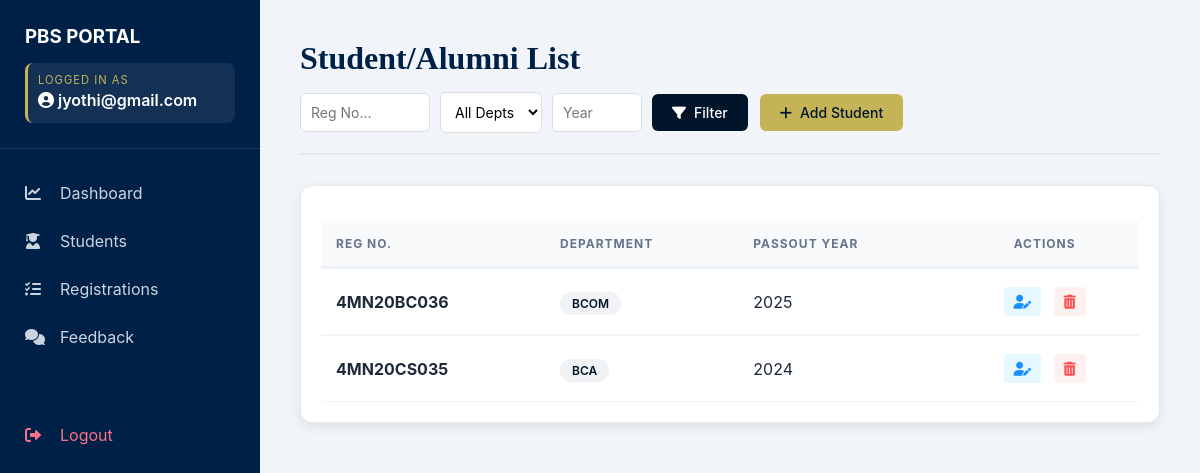
The app's page /events/manage-students/ (signed in) with its own data.
### accounts/models.py (models this page shows, shortened)
class Student(models.Model):
    register_number = models.CharField(max_length=20, unique=True,null=True, blank=True)
    department = models.CharField(max_length=5, choices=DEPARTMENT_CHOICES)
    passed_out_year = models.IntegerField()

### events/views.py (the view)
# urls.py: path('manage-students/', views.manage_students, name='manage_students'),
@login_required
def manage_students(request):
    students = Student.objects.all().order_by('-passed_out_year')
    reg_no = request.GET.get('search')
    dept = request.GET.get('department')
    year = request.GET.get('year')
    if reg_no:
        students = students.filter(register_number__icontains=reg_no)
    if dept:
        students = students.filter(department=dept)
    if year:
        students = students.filter(passed_out_year=year)
    return render(request, 'manage_students.html', {'students': students})

### templates/manage_students.html (shortened to what this page needs)
{% extends "admin_dashboard.html" %}
{% block content %}
<div class="header-section">
    <h1 style="color: #001529; margin: 0;">Student/Alumni List</h1>
    <div style="display: flex; gap: 12px; align-items: center; flex-wrap: wrap;">
        <form method="GET" action="{% url 'manage_students' %}" style="display: flex; gap: 10px; align-items: center; flex-wrap: wrap;">
            <input type="text" name="search" value="{{ request.GET.search|default:'' }}" placeholder="Reg No..." class="filter-input" style="width: 130px;">
            <select name="department" class="filter-input" style="background: white;">
                <option value="">All Depts</option>
            </select>
            <input type="number" name="year" value="{{ request.GET.year|default:'' }}" placeholder="Year" class="filter-input" style="width: 90px;">
            <button type="submit" class="btn-primary">
                <i class="fas fa-filter"></i> Filter
            </button>
        </form>
        <a href="{% url 'add_student' %}" class="btn-primary" style="background: #c5b358; color: #001529;">
            <i class="fas fa-plus"></i> Add Student
        </a>
    </div>
</div>
<div class="card">
    <table>
        <thead>
            <tr>
                <th>REG NO.</th>
                <th>DEPARTMENT</th>
                <th>PASSOUT YEAR</th>
                <th style="text-align: center;">ACTIONS</th>
            </tr>
        </thead>
        <tbody>
            {% for student in students %}
            <tr>
                <td><strong>{{ student.register_number }}</strong></td>
                <td><span class="badge">{{ student.department }}</span></td>
                <td>{{ student.passed_out_year }}</td>
                <td style="text-align: center;">
                    <a href="{% url 'edit_student' student.id %}" class="action-btn edit"><i class="fas fa-user-edit"></i></a>
                    <a href="{% url 'delete_student' student.id %}" class="action-btn delete" onclick="return confirm('Delete {{ student.register_number }}?')"><i class="fas fa-trash-alt"></i></a>
                </td>
            </tr>
            {% endfor %}
        </tbody>
    </table>
</div>
{% endblock %}

### templates/admin_dashboard.html (shortened to what this page needs)
<!DOCTYPE html>
<html lang="en">
  <head>
    <link
      rel="stylesheet"
      href="https://cdnjs.cloudflare.com/ajax/libs/font-awesome/6.0.0/css/all.min.css"
    />
  </head>
  <body>
    <div class="sidebar">
      <div class="sidebar-header">
        <h3>PBS PORTAL</h3>
        <div class="user-tag">
          <p
            style="font-size: 0.7rem; color: var(--accent); letter-spacing: 1px"
          >
            LOGGED IN AS
          </p>
          <p style="font-weight: 600; margin: 3px 0">
            <i class="fas fa-user-circle"></i> {{ request.user.username }}
          </p>
        </div>
      </div>
      <nav style="margin-top: 20px">
        <a
          href="{% url 'admin_dashboard' %}"
          class="menu-item {% if request.resolver_match.url_name == 'admin_dashboard' %}active{% endif %}"
        >
          <i class="fas fa-chart-line"></i><span>Dashboard</span>
        </a>
        <a href="{% url 'manage_students' %}" class="menu-item">
          <i class="fas fa-user-graduate"></i><span>Students</span>
        </a>
        <a href="{% url 'registered_users' %}" class="menu-item">
          <i class="fas fa-list-check"></i><span>Registrations</span>
        </a>
        <a href="{% url 'view_feedback' %}" class="menu-item">
          <i class="fas fa-comments"></i><span>Feedback</span>
        </a>
        <a
          href="{% url 'logout' %}"
          class="menu-item"
          style="color: var(--danger); margin-top: 50px"
        >
          <i class="fas fa-sign-out-alt"></i><span>Logout</span>
        </a>
      </nav>
    </div>
    <div class="main-content">
      {% block content %}{% endblock %}
    </div>
  </body>
</html>

### templates/admin_dashboard.html (style rules this page uses)
:root { --sidebar-bg: #002147; --accent: #c5b358; --bg: #f1f5f9; --white: #ffffff; --danger: #fb7185; --success: #10b981; }
* { margin: 0; padding: 0; box-sizing: border-box; font-family: "Inter", sans-serif; }
body { display: flex; background-color: var(--bg); min-height: 100vh; }
.sidebar { width: 260px; background: var(--sidebar-bg); color: white; position: fixed; height: 100vh; z-index: 1000; }
.sidebar-header { padding: 25px; border-bottom: 1px solid rgba(255, 255, 255, 0.1); }
.user-tag { margin-top: 15px; padding: 10px; background: rgba(255, 255, 255, 0.07); border-radius: 8px; border-left: 3px solid var(--accent); }
.menu-item { display: flex; align-items: center; padding: 14px 25px; text-decoration: none; color: #cbd5e1; transition: 0.3s; }
.menu-item i { margin-right: 15px; width: 20px; }
.main-content { margin-left: 260px; flex: 1; padding: 40px; width: calc(100% - 260px); }
.header-section { display: flex; justify-content: space-between; align-items: center; margin-bottom: 30px; }
table { width: 100%; border-collapse: collapse; margin-top: 15px; }
th { text-align: left; padding: 15px; background: #f8fafc; color: #64748b; font-size: 0.75rem; text-transform: uppercase; letter-spacing: 1px; }
td { padding: 15px; border-top: 1px solid #f1f5f9; vertical-align: middle; }
.badge { background: #e0f2fe; color: #0369a1; padding: 4px 10px; border-radius: 6px; font-size: 0.75rem; font-weight: bold; }
.main-content .header-section { display: flex; justify-content: space-between; align-items: center; margin-bottom: 30px; border-bottom: 2px solid #e2e8f0; padding-bottom: 20px; }
.main-content h1 { font-family: 'Merriweather', serif; color: #002147 !important; margin: 0; }
.main-content .card { background: #ffffff !important; border-radius: 12px !important; box-shadow: 0 4px 12px rgba(0,0,0,0.08) !important; padding: 20px; margin-top: 20px; border: 1px solid #e2e8f0; }
.main-content table { width: 100%; border-collapse: separate; border-spacing: 0; }
.main-content th { background-color: #f8fafc !important; color: #64748b !important; font-weight: 700; text-transform: uppercase; font-size: 0.75rem; padding: 15px; border-bottom: 2px solid #edf2f7; }
.main-content td { padding: 18px 15px; border-bottom: 1px solid #f1f5f9; color: #1e293b; vertical-align: middle; }

### templates/manage_students.html (style rules this page uses)
.header-section { display: flex; justify-content: space-between; align-items: center; margin-bottom: 25px; flex-wrap: wrap; gap: 15px; }
.btn-primary { background: #001529; color: white; padding: 10px 20px; border-radius: 6px; text-decoration: none; border: none; cursor: pointer; display: inline-flex; align-items: center; gap: 8px; font-weight: 500; transition: 0.3s; font-size: 14px; }
.action-btn { padding: 6px 10px; border-radius: 4px; text-decoration: none; margin: 0 4px; font-size: 14px; display: inline-block; }
.edit { background: #e6f7ff; color: #1890ff; }
.delete { background: #fff1f0; color: #ff4d4f; }
.badge { padding: 4px 12px; border-radius: 50px; font-size: 12px; font-weight: 600; background: #f0f2f5; color: #001529; }
.filter-input { padding: 10px; border-radius: 6px; border: 1px solid #ddd; outline: none; font-size: 14px; }
.card { background: white; padding: 20px; border-radius: 12px; box-shadow: 0 4px 6px rgba(0,0,0,0.05); }
table { width: 100%; border-collapse: collapse; }
th { text-align: left; padding: 15px; color: #64748b; border-bottom: 2px solid #f0f2f5; }
td { padding: 15px; border-bottom: 1px solid #f0f2f5; }

### records on screen
Student: register_number "4MN20BC036", department "BCOM", passed_out_year "2025"
Student: register_number "4MN20CS035", department "BCA", passed_out_year "2024"

### other values on screen
{{ request.user.username }} "jyothi@gmail.com"
